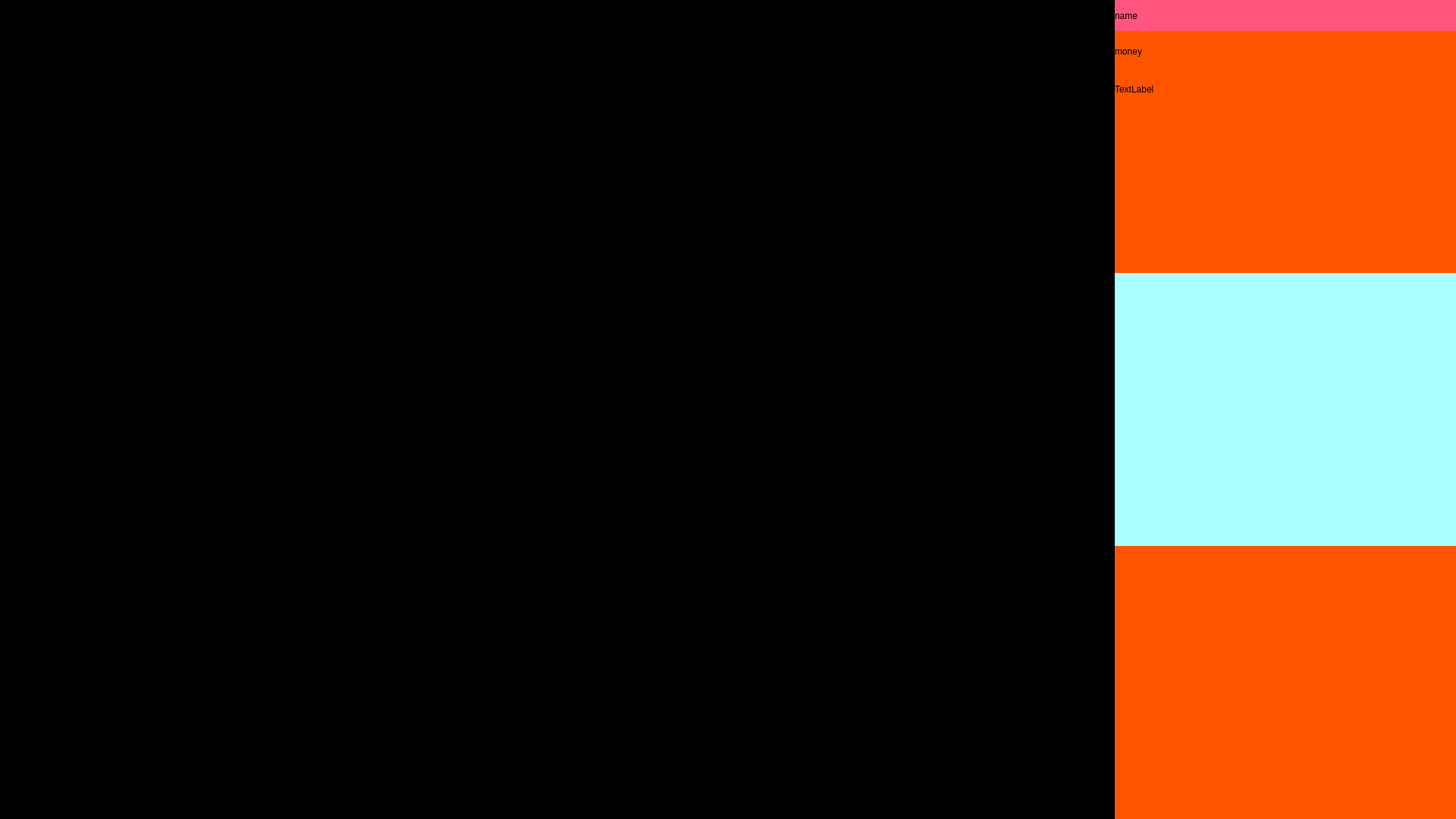
<?xml version="1.0" encoding="UTF-8"?>
<ui version="4.0">
 <class>MainWindow</class>
 <widget class="QMainWindow" name="MainWindow">
  <property name="geometry">
   <rect>
    <x>0</x>
    <y>0</y>
    <width>1920</width>
    <height>1080</height>
   </rect>
  </property>
  <property name="windowTitle">
   <string>MainWindow</string>
  </property>
  <property name="styleSheet">
   <string notr="true">background-color: rgb(0, 0, 0);</string>
  </property>
  <widget class="QWidget" name="centralWidget">
   <widget class="QWidget" name="Ui_board" native="true">
    <property name="geometry">
     <rect>
      <x>0</x>
      <y>0</y>
      <width>1470</width>
      <height>1000</height>
     </rect>
    </property>
   </widget>
   <widget class="QWidget" name="widget" native="true">
    <property name="geometry">
     <rect>
      <x>1470</x>
      <y>0</y>
      <width>451</width>
      <height>1081</height>
     </rect>
    </property>
    <property name="styleSheet">
     <string notr="true">background-color: rgb(255, 255, 255);</string>
    </property>
    <widget class="QWidget" name="widget_2" native="true">
     <property name="geometry">
      <rect>
       <x>0</x>
       <y>0</y>
       <width>451</width>
       <height>360</height>
      </rect>
     </property>
     <property name="styleSheet">
      <string notr="true">background-color: rgb(255, 85, 0);</string>
     </property>
     <widget class="QLabel" name="label">
      <property name="geometry">
       <rect>
        <x>0</x>
        <y>0</y>
        <width>451</width>
        <height>41</height>
       </rect>
      </property>
      <property name="styleSheet">
       <string notr="true">background-color: rgb(255, 85, 127);</string>
      </property>
      <property name="text">
       <string>name</string>
      </property>
     </widget>
     <widget class="QLabel" name="label_2">
      <property name="geometry">
       <rect>
        <x>0</x>
        <y>60</y>
        <width>55</width>
        <height>16</height>
       </rect>
      </property>
      <property name="text">
       <string>money</string>
      </property>
     </widget>
     <widget class="QLabel" name="label_3">
      <property name="geometry">
       <rect>
        <x>0</x>
        <y>110</y>
        <width>55</width>
        <height>16</height>
       </rect>
      </property>
      <property name="text">
       <string>TextLabel</string>
      </property>
     </widget>
    </widget>
    <widget class="QWidget" name="widget_3" native="true">
     <property name="geometry">
      <rect>
       <x>0</x>
       <y>360</y>
       <width>451</width>
       <height>360</height>
      </rect>
     </property>
     <property name="styleSheet">
      <string notr="true">background-color: rgb(255, 85, 0);
background-color: rgb(170, 255, 255);</string>
     </property>
    </widget>
    <widget class="QWidget" name="widget_4" native="true">
     <property name="geometry">
      <rect>
       <x>0</x>
       <y>720</y>
       <width>451</width>
       <height>360</height>
      </rect>
     </property>
     <property name="styleSheet">
      <string notr="true">background-color: rgb(255, 85, 0);</string>
     </property>
    </widget>
   </widget>
  </widget>
 </widget>
 <layoutdefault spacing="6" margin="11"/>
 <resources/>
 <connections/>
</ui>
